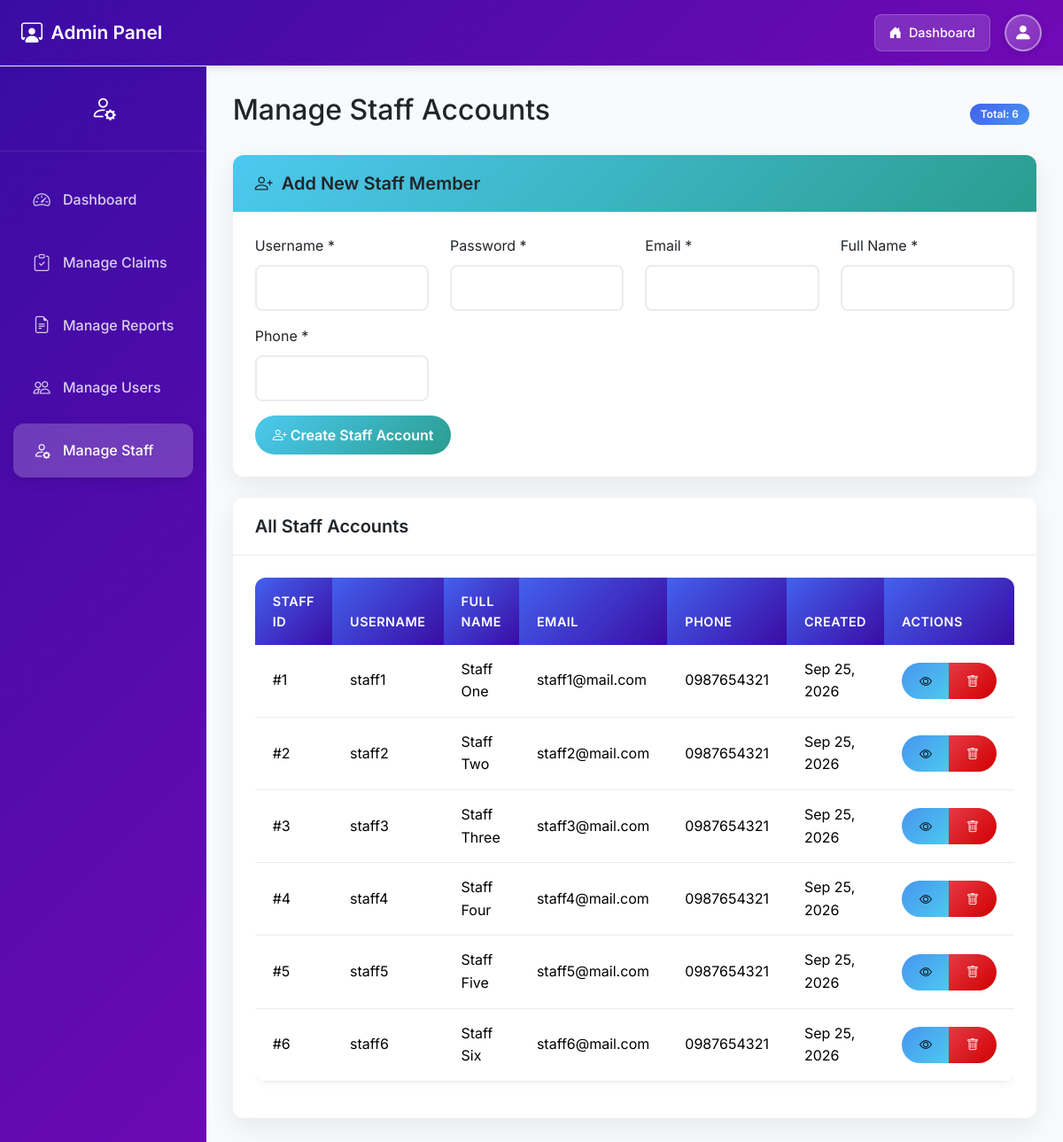
Screenshot of /pages/admin/admin_staff.php with the database file from the repository.
### tables this page shows
CREATE TABLE Staff (
    staff_id BIGINT AUTO_INCREMENT PRIMARY KEY,
    username VARCHAR(50) NOT NULL,
    password VARBINARY(255) NOT NULL,
    email VARCHAR(100),
    full_name VARCHAR(100),
    phone VARBINARY(255),
    created_at DATETIME DEFAULT CURRENT_TIMESTAMP
);

### includes/functions.php (called while the page is built, shortened)
<?php
function decrypt_phone($encrypted) {
    $key = getenv('LF_ENCRYPT_KEY') ?: 'default_32_characters_long_key!';
    $iv = substr(hash('sha256', $key), 0, 16);
    $encrypted = base64_decode($encrypted);
    return openssl_decrypt($encrypted, 'AES-256-CBC', $key, 0, $iv);
}

### pages/admin/admin_staff.php (the view, shortened to what this page needs)
<?php
require_once '../../config/adminconfig.php';
try {
    $staff = $pdo->query("SELECT * FROM staff ORDER BY created_at DESC")->fetchAll();
    $total_staff = count($staff);
} catch (PDOException $e) {
    $staff = [];
    $total_staff = 0;
    $error = "Error loading staff data: " . $e->getMessage();
}
?>
<!DOCTYPE html>
<html lang="en">
<head>
    <link href="https://cdn.jsdelivr.net/npm/bootstrap@5.3.3/dist/css/bootstrap.min.css" rel="stylesheet">
    <link href="https://cdn.jsdelivr.net/npm/bootstrap-icons@1.11.3/font/bootstrap-icons.min.css" rel="stylesheet">
    <link rel="stylesheet" href="../../assets/admin-style.css">
</head>
<body>
    <?php include('includes/header.php'); ?>
    <div class="admin-container">
        <div class="admin-sidebar">
            <div class="admin-sidebar-header">
                <h4>
                    <i class="bi bi-person-gear"></i>
                </h4>
            </div>
            <nav class="nav flex-column">
                <a class="nav-link" href="admin_dashboard.php">
                    <i class="bi bi-speedometer2"></i> Dashboard
                </a>
                <a class="nav-link" href="admin_claim.php">
                    <i class="bi bi-clipboard-check"></i> Manage Claims
                </a>
                <a class="nav-link" href="admin_report.php">
                    <i class="bi bi-file-earmark-text"></i> Manage Reports
                </a>
                <a class="nav-link" href="admin_users.php">
                    <i class="bi bi-people"></i> Manage Users
                </a>
                <a class="nav-link active" href="admin_staff.php">
                    <i class="bi bi-person-gear"></i> Manage Staff
                </a>
            </nav>
        </div>
        <div class="admin-main-content">
            <div class="admin-content">
                <div class="d-flex justify-content-between align-items-center mb-4">
                    <h2>Manage Staff Accounts</h2>
                    <div>
                        <span class="badge bg-primary me-2">Total: <?php echo $total_staff; ?></span>
                    </div>
                </div>
                <div class="admin-card mb-4">
                    <div class="card-header bg-success text-white">
                        <h5 class="mb-0"><i class="bi bi-person-plus"></i> Add New Staff Member</h5>
                    </div>
                    <div class="card-body">
                        <form method="POST">
                            <div class="row">
                                <div class="col-md-3">
                                    <div class="mb-3">
                                        <label class="form-label">Username *</label>
                                        <input type="text" name="username" class="form-control" required>
                                    </div>
                                </div>
                                <div class="col-md-3">
                                    <div class="mb-3">
                                        <label class="form-label">Password *</label>
                                        <input type="password" name="password" class="form-control" required>
                                    </div>
                                </div>
                                <div class="col-md-3">
                                    <div class="mb-3">
                                        <label class="form-label">Email *</label>
                                        <input type="email" name="email" class="form-control" required>
                                    </div>
                                </div>
                                <div class="col-md-3">
                                    <div class="mb-3">
                                        <label class="form-label">Full Name *</label>
                                        <input type="text" name="full_name" class="form-control" required>
                                    </div>
                                </div>
                            </div>
                            <div class="row">
                                <div class="col-md-3">
                                    <div class="mb-3">
                                        <label class="form-label">Phone *</label>
                                        <input type="text" name="phone" class="form-control" required>
                                    </div>
                                </div>
                            </div>
                            <button type="submit" name="add_staff" class="btn btn-success">
                                <i class="bi bi-person-plus"></i> Create Staff Account
                            </button>
                        </form>
                    </div>
                </div>
                <div class="admin-card">
                    <div class="card-header">
                        <h5 class="mb-0">All Staff Accounts</h5>
                    </div>
                    <div class="card-body">
                        <?php if (count($staff) > 0): ?>
                            <div class="table-responsive">
                                <table class="table table-hover">
                                    <thead>
                                        <tr>
                                            <th>Staff ID</th>
                                            <th>Username</th>
                                            <th>Full Name</th>
                                            <th>Email</th>
                                                <th>Phone</th>
                                            <th>Created</th>
                                            <th>Actions</th>
                                        </tr>
                                    </thead>
                                    <tbody>
                                        <?php
                                        require_once '../../includes/functions.php';
                                        foreach ($staff as $staff_member):
                                        ?>
                                        <tr>
                                            <td>#<?php echo $staff_member['staff_id']; ?></td>
                                            <td><?php echo $staff_member['username']; ?></td>
                                            <td><?php echo $staff_member['full_name'] ?: 'N/A'; ?></td>
                                            <td><?php echo $staff_member['email']; ?></td>
                                            <td>
                                                <?php
                                                    $phone = '';
                                                    if (!empty($staff_member['phone'])) {
                                                        try {
                                                            $phone = decrypt_phone($staff_member['phone']);
                                                        } catch (Exception $e) {
                                                            $phone = 'N/A';
                                                        }
                                                    }
                                                    echo $phone ?: 'N/A';
                                                ?>
                                            </td>
                                            <td><?php echo date('M j, Y', strtotime($staff_member['created_at'])); ?></td>
                                            <td>
                                                <div class="btn-group btn-group-sm" role="group">
                                                    <a href="?view_staff=<?php echo $staff_member['staff_id']; ?>"
                                                       class="btn btn-info"
                                                       data-bs-toggle="tooltip"
                                                       title="View Staff Details">
                                                        <i class="bi bi-eye"></i>
                                                    </a>
                                                    <a href="?delete_staff=<?php echo $staff_member['staff_id']; ?>"
                                                       class="btn btn-danger"
                                                       data-bs-toggle="tooltip"
                                                       title="Delete Staff"
                                                       onclick="return confirm('Are you sure you want to delete this staff account?')">
                                                        <i class="bi bi-trash"></i>
                                                    </a>
                                                </div>
                                            </td>
                                        </tr>
                                        <?php endforeach; ?>
                                    </tbody>
                                </table>
                            </div>
                        <?php endif; ?>
                    </div>
                </div>
            </div>
        </div>
    </div>
</body>
</html>

### assets/admin-style.css (style rules this page uses)
:root { --primary: #4361ee; --primary-light: #4895ef; --primary-dark: #3a0ca3; --secondary: #7209b7; --accent: #f72585; --success: #4cc9f0; --warning: #f8961e; --danger: #e63946; --light: #f8f9fa; --dark: #212529; --gray: #6c757d; --gray-light: #e9ecef; --border-radius: 12px; --shadow: 0 10px 30px rgba(0, 0, 0, 0.08); --transition: all 0.3s ease; }
body { font-family: 'Inter', sans-serif; background-color: #f9fafb; color: var(--dark); line-height: 1.6; }
.admin-container { min-height: 100vh; display: flex; }
.admin-sidebar { background: linear-gradient(135deg, var(--primary-dark), var(--secondary)); min-height: 100vh; color: white; width: 280px; box-shadow: 4px 0 20px rgba(0, 0, 0, 0.1); transition: var(--transition); }
.admin-sidebar .nav-link { color: rgba(255, 255, 255, 0.8); padding: 15px 20px; border-radius: var(--border-radius); margin: 5px 15px; font-weight: 500; transition: var(--transition); border: none; text-decoration: none; display: flex; align-items: center; gap: 12px; }
.admin-sidebar .nav-link.active { background: rgba(255, 255, 255, 0.2); color: white; box-shadow: 0 4px 15px rgba(0, 0, 0, 0.1); }
.admin-sidebar .nav-link i { font-size: 1.2rem; width: 24px; text-align: center; }
.admin-sidebar-header { padding: 30px 20px; text-align: center; border-bottom: 1px solid rgba(255, 255, 255, 0.1); margin-bottom: 20px; }
.admin-sidebar-header h4 { font-weight: 700; font-size: 1.4rem; margin: 0; display: flex; align-items: center; justify-content: center; gap: 10px; }
.admin-sidebar-header i { font-size: 1.8rem; }
.admin-main-content { flex: 1; background: #f9fafb; min-height: 100vh; padding: 0; }
.admin-content { padding: 30px; height: calc(100vh - 80px); overflow-y: auto; }
.admin-card { background: white; border-radius: var(--border-radius); box-shadow: var(--shadow); border: none; transition: var(--transition); margin-bottom: 2rem; }
.admin-card .card-header { background: white; border-bottom: 1px solid var(--gray-light); padding: 20px 25px; border-radius: var(--border-radius) var(--border-radius) 0 0 !important; }
.admin-card .card-header h5 { font-weight: 600; color: var(--dark); margin: 0; display: flex; align-items: center; gap: 10px; }
.admin-card .card-body { padding: 25px; }
.table { border-radius: var(--border-radius); overflow: hidden; box-shadow: 0 2px 10px rgba(0, 0, 0, 0.05); }
.table thead th { background: linear-gradient(135deg, var(--primary), var(--primary-dark)); color: white; border: none; padding: 15px 20px; font-weight: 600; font-size: 0.9rem; text-transform: uppercase; letter-spacing: 0.5px; }
.table tbody td { padding: 15px 20px; vertical-align: middle; border-color: var(--gray-light); }
.badge { font-weight: 600; padding: 6px 12px; border-radius: 20px; font-size: 0.75rem; }
.bg-primary { background: linear-gradient(135deg, var(--primary), var(--primary-light)) !important; }
.bg-success { background: linear-gradient(135deg, var(--success), #2a9d8f) !important; }
.btn { border-radius: 50px; font-weight: 600; padding: 10px 20px; transition: var(--transition); border: none; }
.btn-success { background: linear-gradient(135deg, var(--success), #2a9d8f); }
.btn-danger { background: linear-gradient(135deg, var(--danger), #d00000); }
.btn-info { background: linear-gradient(135deg, var(--primary-light), var(--success)); }
.form-control { border: 2px solid var(--gray-light); border-radius: 8px; padding: 12px 15px; transition: var(--transition); }
.admin-card, .stat-card, .quick-link-card { animation: fadeIn 0.5s ease; }

### rows the page displays
staff: staff_id "1", username "staff1", full_name "Staff One", email "staff1@mail.com", phone "0987654321", created_at "Sep 25, 2026"
staff: staff_id "2", username "staff2", full_name "Staff Two", email "staff2@mail.com", phone "0987654321", created_at "Sep 25, 2026"
staff: staff_id "3", username "staff3", full_name "Staff Three", email "staff3@mail.com", phone "0987654321", created_at "Sep 25, 2026"
staff: staff_id "4", username "staff4", full_name "Staff Four", email "staff4@mail.com", phone "0987654321", created_at "Sep 25, 2026"
staff: staff_id "5", username "staff5", full_name "Staff Five", email "staff5@mail.com", phone "0987654321", created_at "Sep 25, 2026"
staff: staff_id "6", username "staff6", full_name "Staff Six", email "staff6@mail.com", phone "0987654321", created_at "Sep 25, 2026"

### other values shown
$total_staff "6"
